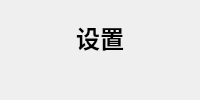
        <widget class="QFrame" name="extraFrame">
         <property name="sizePolicy">
          <sizepolicy hsizetype="Expanding" vsizetype="Preferred">
           <horstretch>0</horstretch>
           <verstretch>0</verstretch>
          </sizepolicy>
         </property>
         <property name="minimumSize">
          <size>
           <width>0</width>
           <height>0</height>
          </size>
         </property>
         <property name="maximumSize">
          <size>
           <width>240</width>
           <height>16777215</height>
          </size>
         </property>
         <layout class="QVBoxLayout" name="verticalLayout_3">
          <property name="spacing">
           <number>0</number>
          </property>
          <property name="leftMargin">
           <number>0</number>
          </property>
          <property name="topMargin">
           <number>20</number>
          </property>
          <property name="rightMargin">
           <number>0</number>
          </property>
          <property name="bottomMargin">
           <number>0</number>
          </property>
          <item>
           <widget class="QLabel" name="settingLabel">
            <property name="sizePolicy">
             <sizepolicy hsizetype="Preferred" vsizetype="Minimum">
              <horstretch>0</horstretch>
              <verstretch>0</verstretch>
             </sizepolicy>
            </property>
            <property name="styleSheet">
             <string notr="true">font-size:18pt;
font-weight:600;</string>
            </property>
            <property name="text">
             <string>设置</string>
            </property>
            <property name="alignment">
             <set>Qt::AlignCenter</set>
            </property>
           </widget>
          </item>
          <item>
           <spacer name="verticalSpacer">
            <property name="orientation">
             <enum>Qt::Vertical</enum>
            </property>
            <property name="sizeType">
             <enum>QSizePolicy::Fixed</enum>
            </property>
            <property name="sizeHint" stdset="0">
             <size>
              <width>20</width>
              <height>6</height>
             </size>
            </property>
           </spacer>
          </item>
          <item>
           <widget class="QLabel" name="lineLabel">
            <property name="minimumSize">
             <size>
              <width>0</width>
              <height>2</height>
             </size>
            </property>
            <property name="maximumSize">
             <size>
              <width>16777215</width>
              <height>2</height>
             </size>
            </property>
            <property name="styleSheet">
             <string notr="true">margin:0 20px;</string>
            </property>
            <property name="text">
             <string/>
            </property>
           </widget>
          </item>
          <item>
           <widget class="QFrame" name="frame">
            <property name="sizePolicy">
             <sizepolicy hsizetype="Preferred" vsizetype="Expanding">
              <horstretch>0</horstretch>
              <verstretch>0</verstretch>
             </sizepolicy>
            </property>
           </widget>
          </item>
         </layout>
        </widget>
